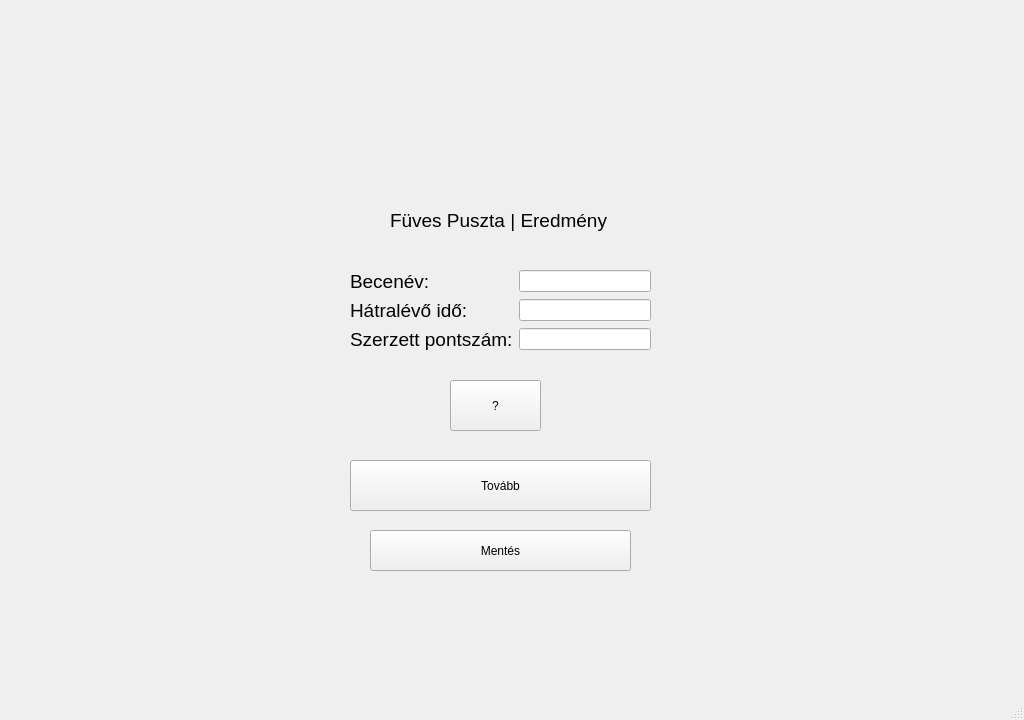
<?xml version="1.0" encoding="UTF-8"?>
<ui version="4.0">
 <class>ques5</class>
 <widget class="QMainWindow" name="ques5">
  <property name="geometry">
   <rect>
    <x>0</x>
    <y>0</y>
    <width>1024</width>
    <height>720</height>
   </rect>
  </property>
  <property name="windowTitle">
   <string>Játékos matematikai gyakorlóprogram</string>
  </property>
  <widget class="QWidget" name="centralwidget">
   <widget class="QLabel" name="label">
    <property name="geometry">
     <rect>
      <x>0</x>
      <y>-10</y>
      <width>1024</width>
      <height>720</height>
     </rect>
    </property>
    <property name="text">
     <string/>
    </property>
    <property name="pixmap">
     <pixmap>../szakdoga hátterek/1096729-video-games-grass-sky-field-pixels-horizon-cloud-grassland-pasture-flock-meadow-plain-prairie-natural-environment-computer-wallpaper-ecosystem.png</pixmap>
    </property>
    <property name="scaledContents">
     <bool>true</bool>
    </property>
   </widget>
   <widget class="QWidget" name="formLayoutWidget">
    <property name="geometry">
     <rect>
      <x>350</x>
      <y>270</y>
      <width>301</width>
      <height>91</height>
     </rect>
    </property>
    <layout class="QFormLayout" name="formLayout">
     <item row="0" column="0">
      <widget class="QLabel" name="label_2">
       <property name="font">
        <font>
         <pointsize>14</pointsize>
        </font>
       </property>
       <property name="text">
        <string>Becenév: </string>
       </property>
      </widget>
     </item>
     <item row="1" column="0">
      <widget class="QLabel" name="label_3">
       <property name="font">
        <font>
         <pointsize>14</pointsize>
        </font>
       </property>
       <property name="text">
        <string>Hátralévő idő:</string>
       </property>
      </widget>
     </item>
     <item row="2" column="0">
      <widget class="QLabel" name="label_4">
       <property name="font">
        <font>
         <pointsize>14</pointsize>
        </font>
       </property>
       <property name="text">
        <string>Szerzett pontszám:</string>
       </property>
      </widget>
     </item>
     <item row="0" column="1">
      <widget class="QLineEdit" name="lineEdit"/>
     </item>
     <item row="1" column="1">
      <widget class="QLineEdit" name="lineEdit_2"/>
     </item>
     <item row="2" column="1">
      <widget class="QLineEdit" name="lineEdit_3"/>
     </item>
    </layout>
   </widget>
   <widget class="QLabel" name="label_5">
    <property name="geometry">
     <rect>
      <x>390</x>
      <y>200</y>
      <width>221</width>
      <height>41</height>
     </rect>
    </property>
    <property name="font">
     <font>
      <pointsize>14</pointsize>
     </font>
    </property>
    <property name="text">
     <string>Füves Puszta | Eredmény</string>
    </property>
   </widget>
   <widget class="QPushButton" name="B1">
    <property name="geometry">
     <rect>
      <x>350</x>
      <y>460</y>
      <width>301</width>
      <height>51</height>
     </rect>
    </property>
    <property name="text">
     <string>Tovább</string>
    </property>
   </widget>
   <widget class="QPushButton" name="button">
    <property name="geometry">
     <rect>
      <x>450</x>
      <y>380</y>
      <width>91</width>
      <height>51</height>
     </rect>
    </property>
    <property name="text">
     <string>?</string>
    </property>
   </widget>
   <widget class="QPushButton" name="mentesgomb">
    <property name="geometry">
     <rect>
      <x>370</x>
      <y>530</y>
      <width>261</width>
      <height>41</height>
     </rect>
    </property>
    <property name="text">
     <string>Mentés</string>
    </property>
   </widget>
  </widget>
  <widget class="QMenuBar" name="menubar">
   <property name="geometry">
    <rect>
     <x>0</x>
     <y>0</y>
     <width>1024</width>
     <height>21</height>
    </rect>
   </property>
  </widget>
  <widget class="QStatusBar" name="statusbar"/>
 </widget>
 <resources/>
 <connections/>
</ui>
